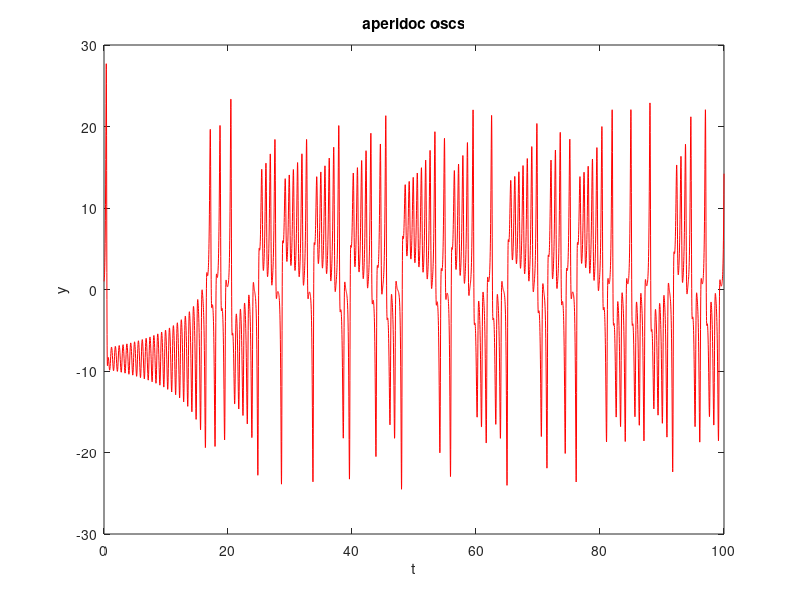
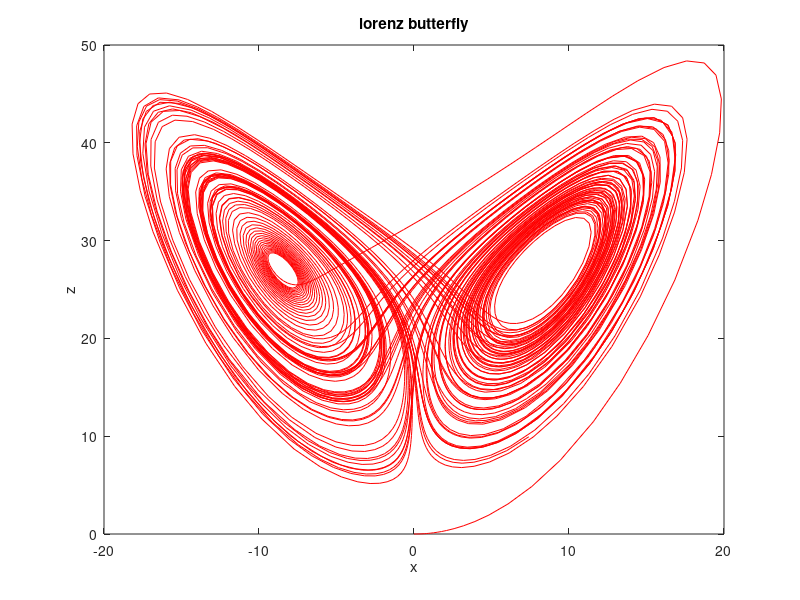

Write MATLAB code to recreate these figures, in order.
% strange attractor chaos
clc
close all
clear
sig = 10;b=8/3;r=28;

f = @(t,y) [sig*(y(2)-y(1));r*y(1)-y(2)-y(1)*y(3);y(1)*y(2)-b*y(3)];

in_pt = [0,1,0];

[ts,ys] = ode45(f,[0,100],[in_pt(1),in_pt(2),in_pt(3)]);
figure
plot(ts,ys(:,2),'r')
xlabel('t')
ylabel('y')
title('aperidoc oscs')


figure
plot(ys(:,1),ys(:,3),'r')
xlabel('x')
ylabel('z')
title('lorenz butterfly')


